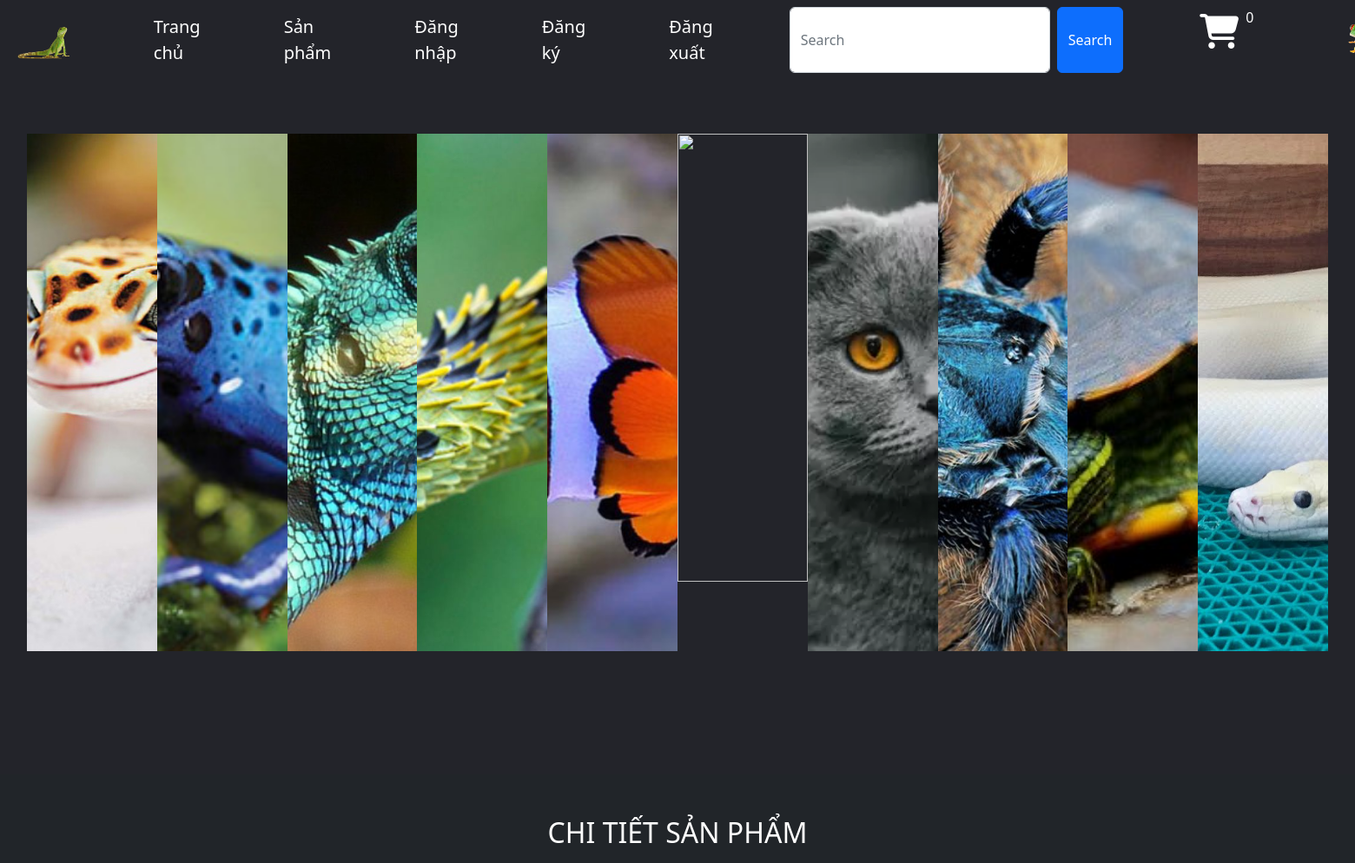
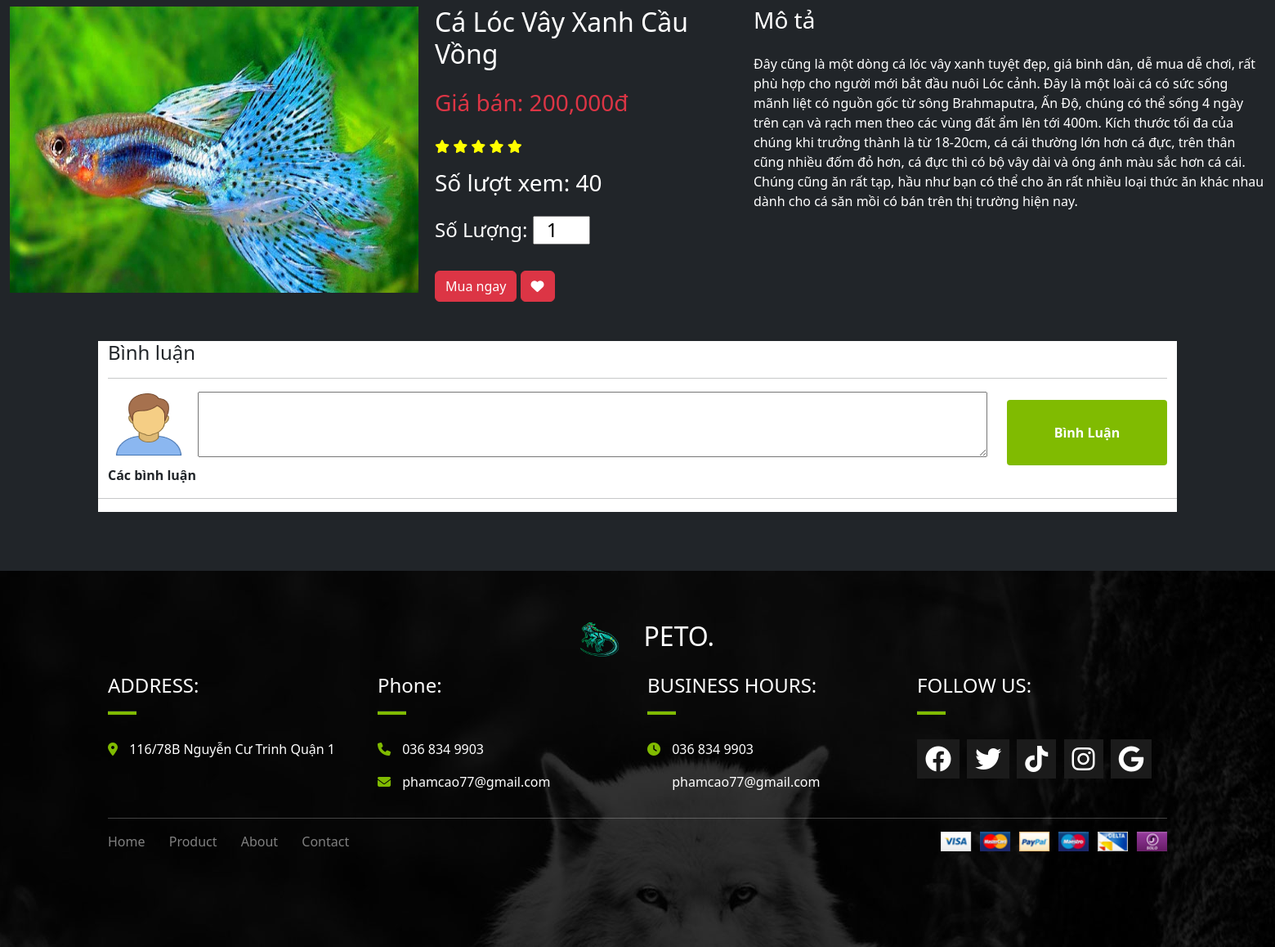
The app's page /index.php?action=sanpham&act=detail&id=3 with its own data (2 pictures, top to bottom).
### tables this page shows
CREATE TABLE `hanghoa` (
  `mahh` int(10) NOT NULL,
  `tenhh` varchar(50) NOT NULL,
  `dongia` float NOT NULL,
  `giamgia` float NOT NULL,
  `hinh` varchar(100) NOT NULL,
  `nhom` varchar(10) NOT NULL,
  `maloai` int(10) NOT NULL,
  `soluotxem` int(10) NOT NULL,
  `mota` text NOT NULL,
  `soluongton` int(10) NOT NULL
);

### model/connect.php (called while the page is built, shortened)
<?php
    class connect
    {
        var $db = null;
        public function __construct()
        {
            $dsn = 'mysql:host=localhost;dbname=qlbh';
            $user = 'root';
            $pass = '';
            try {
                $this->db = new PDO($dsn, $user, $pass,
                array(PDO::MYSQL_ATTR_INIT_COMMAND=>"SET NAMES utf8"));
            } catch (\Throwable $th) {
                echo "that bai";
            }
        }
        public function getInstance($select)
        {
            $result = $this->db->query($select);
            $result = $result->fetch();
            return $result;
        }
    }
?>

### model/hanghoa.php (called while the page is built, shortened)
<?php
    class hanghoa
    {
        public function getHangHoaId($id)
        {
            $db = new connect();
            $select = "SELECT * FROM hanghoa WHERE mahh = $id;";
            $result = $db->getInstance($select);
            return $result;
        }
    }
?>

### view/sanphamchitiet.php (the view, shortened to what this page needs)
<div class="container bg-dark" style="height: 800px;">
    <h2 class="text-center text-white mt-5">CHI TIẾT SẢN PHẨM</h2>
        <form action="index.php?action=giohang" method="post">
          <div class="row mt-4">
            <?php
              if(isset($_GET['id']))
              {
                  $id = $_GET['id'];
                  $hh = new hanghoa();
                  $result = $hh->getHangHoaId($id);
                  $tenhh = $result['tenhh'];
                  $hinh = $result["hinh"];
                  $dongia = $result["dongia"];
                  $mota = $result["mota"];
                  $giamgia = $result["giamgia"];
                  $soluotxem = $result["soluotxem"];
              }
            ?>
            <div class="col-lg-4 text-center">
              <img src="content\anh\<?php echo $hinh;?>" alt="" width="500px" height="350px">
            </div>
            <div class="col-lg-3 text-white">
                      <h2 class="card-title"><?php echo $tenhh;?></h2>
                      <?php
                          if($giamgia != 0)
                                  echo '<h3 class="text-danger mt-4">Giá bán:
                                      <strike>
                                          '.number_format($dongia).'đ
                                      </strike><br>
                                      Giảm còn:
                                      <font>
                                          '.number_format($giamgia).'đ
                                      </font>
                                      </h3>';
                          else
                              echo '<h3 class="text-danger mt-4">Giá bán: '.number_format($dongia).'đ</h3>';
                      ?>
                      <div id="stars" class="mt-4">
                              <i class="fa fa-star" onclick="DANHGIA(1)" style="color: yellow;" aria-hidden="true"></i>
                              <i class="fa fa-star" onclick="DANHGIA(2)" style="color: yellow;" aria-hidden="true"></i>
                              <i class="fa fa-star" onclick="DANHGIA(3)" style="color: yellow;" aria-hidden="true"></i>
                              <i class="fa fa-star" onclick="DANHGIA(4)" style="color: yellow;" aria-hidden="true"></i>
                              <i class="fa fa-star" onclick="DANHGIA(5)" style="color: yellow;" aria-hidden="true"></i>
                      </div>
                      <h3 class="card-title mt-3">Số lượt xem: <?php echo $soluotxem;?></h3>
                      <h4 class="mt-4">
                      Số Lượng:
                      <input type="number" style="width: 70px;padding-left: 15px;" id="soluong" name="soluong" min="1" max="100" value="1" size="10" />
                      </h4>
                      <button type="submit" class="btn btn-danger text-white mt-4">Mua ngay</button>
                      <button class="like btn btn-danger mt-4" type="button"><span class="fa fa-heart"></span></button> </a>
            </div>
            <div class="col-lg-5 text-white">
              <h3>Mô tả</h3>
              <p class="mt-4"><?php echo $mota;?></p>
            </div>
          </div>
        </form>
      <div class="container mt-5 bg-white">
        <h4 >Bình luận</h4>
        <hr>
        <form action="" method="post">
            <div class="row">
                <div class="col-lg-1 text-center">
                <img src="content/anh/people.png" width="100px" height="80px"; />
                </div>
                <div class="col-lg-9">
                <textarea class="input-field" style="width:100%; height:80px"  type="text" name="comment" rows="2" cols="70" id="comment" placeholder="Thêm bình luận">  </textarea>
                </div>
                <div class="col-lg-2">
                <input type="submit" style="width:100%; height:80px" class="btn btn-primary" id="submitButton" value="Bình Luận" />
                </div>
            </div>
        </form>
            <div class="row">
                <p class="float-left"><b>Các bình luận</b></p>
                <hr>
            </div>
      </div>
</div>

### content/css/css.css (style rules this page uses)
input[type="submit"] { border: none; outline: none; padding: 11px 25px; background: #80BB01; cursor: pointer; border-radius: 4px; font-weight: 600; width: 100px; margin-top: 10px; }

### records on screen
hanghoa: hinh (picture), tenhh "Cá Lóc Vây Xanh Cầu Vồng", dongia "200,000", soluotxem "40", mota "Đây cũng là một dòng cá lóc vây xanh tuyệt đẹp, giá bình dân, dễ mua dễ chơi, rất phù hợp cho người mới bắt đầu nuôi Lóc cảnh. Đây là một loài cá có sức sống mãnh liệt có nguồn gốc từ sông Brahmaputra, Ấn Độ, chúng có thể sống 4 ngày trên cạn và rạch men theo các vùng đất ẩm lên tới 400m. Kích thước tối đa của chúng khi trưởng thành là từ 18-20cm, cá cái thường lớn hơn cá đực, trên thân cũng nhiều đốm đỏ hơn, cá đực thì có bộ vây dài và óng ánh màu sắc hơn cá cái. Chúng cũng ăn rất tạp, hầu như bạn có thể cho ăn rất nhiều loại thức ăn khác nhau dành cho cá săn mồi có bán trên thị trường hiện nay."

### other values on screen
$dem "0"
